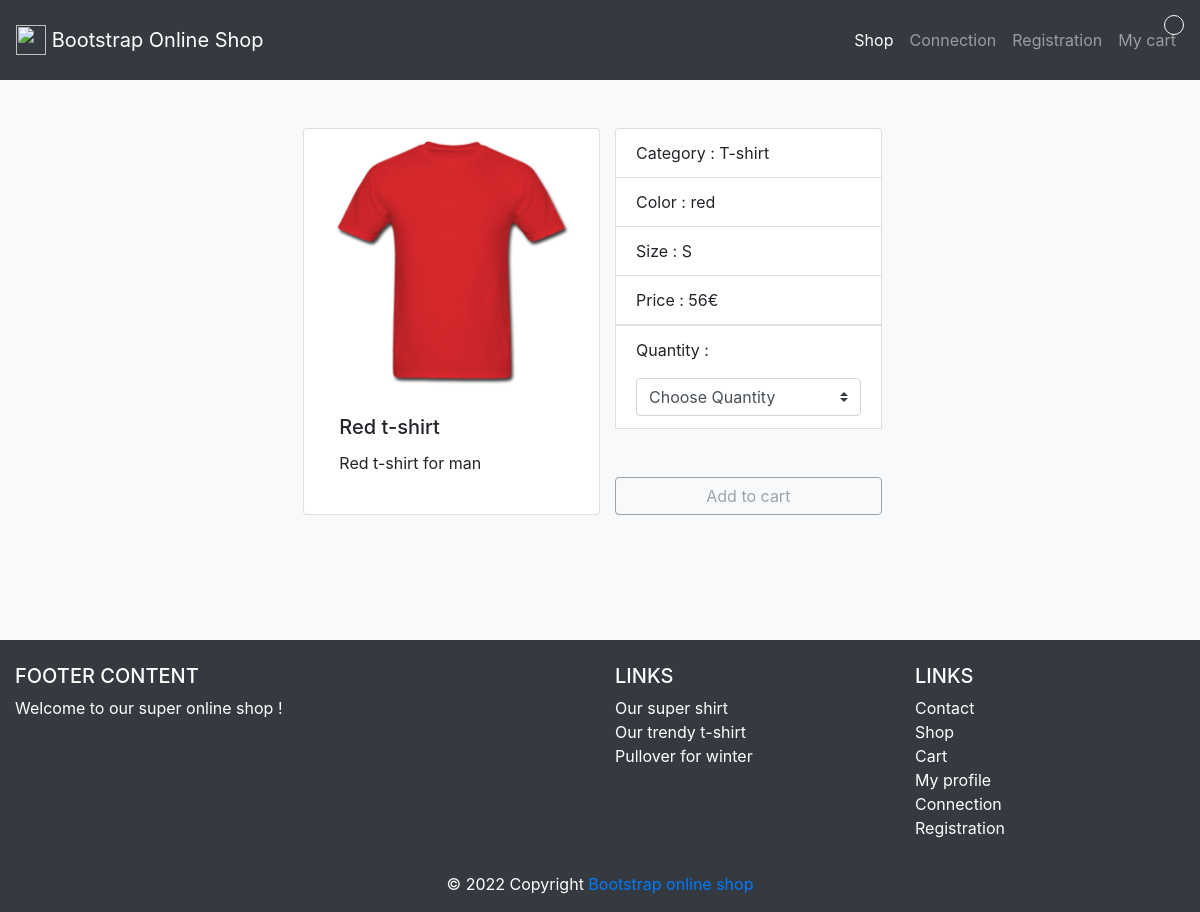
The app's page /product_info.php?id_product=6 with its own data.
### tables this page shows
CREATE TABLE `products` (
  `id_product` int(3) NOT NULL,
  `reference` varchar(20) NOT NULL,
  `category` varchar(20) NOT NULL,
  `title` varchar(100) NOT NULL,
  `description` text NOT NULL,
  `color` varchar(20) NOT NULL,
  `size` varchar(5) NOT NULL,
  `public` enum('m','f','all') NOT NULL,
  `picture` varchar(250) NOT NULL,
  `price` int(3) NOT NULL,
  `stock` int(3) NOT NULL
);

### product_info.php (the view, shortened to what this page needs)
<?php
    require_once("inc/init.php");
    if(isset($_GET["id_product"])) {
        $id_product = $_GET["id_product"];
        $stmt = $pdo->query("SELECT * FROM products WHERE id_product = '$id_product'");
        $product = $stmt->fetch(PDO::FETCH_ASSOC);
    } else {
        header("location:index.php");
    }
    require_once("inc/header.php");
?>
<div class="card col-md-4">
    <img src="<?= $product["picture"]; ?>" class="card-img-top" alt="<?= $product["title"]; ?>">
    <div class="card-body">
        <h5 class="card-title"><?= $product["title"]; ?></h5>
        <p class="card-text"><?= $product["description"]; ?></p>
    </div>
</div>
<div class="col-md-4">
    <ul class="list-group">
        <li class="list-group-item">Category : <?= $product["category"]; ?></li>
        <li class="list-group-item">Color : <?= $product["color"]; ?></li>
        <li class="list-group-item">Size : <?= $product["size"]; ?></li>
        <li class="list-group-item">Price : <?= $product["price"]; ?>€</li>
        <form method="POST" action="cart.php">
            <li class="list-group-item">
                <p>Quantity :</p>
                <select name="quantity" class="custom-select" id="selectQuantity">
                    <option selected="" disabled>Choose Quantity</option>
                </select>
            </li>
            <input name="add_product" disabled type="submit" id="addToCart" class="btn btn-outline-secondary mt-5 w-100" value="Add to cart">
        </form>
    </ul>
</div>
<?php
require_once("inc/footer.php");
?>

### css/style.css (style rules this page uses)
.card { position: relative; }

### records on screen
products: picture (picture), title "Red t-shirt", description "Red t-shirt for man", category "T-shirt", color "red", size "S", price "56"
